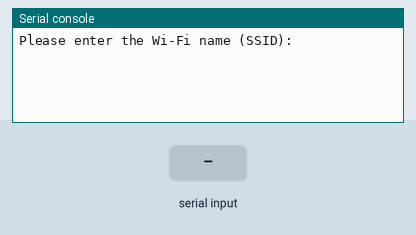
Recording of a program running on a simulated MicroPython board. Shown: the last lines printed to the serial console. The inputs (shaded band) are chosen by the test bench. Files the program writes start out absent. At 2.8 s the program stops and its outputs stay as they are.

Above: at 1.2 s.
1.3 s: "1" typed at the serial console, then Enter
At 2.4 s:
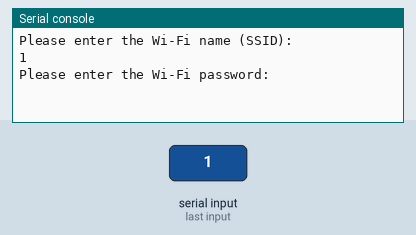
2.8 s: "0" typed at the serial console, then Enter
At 3.5 s:
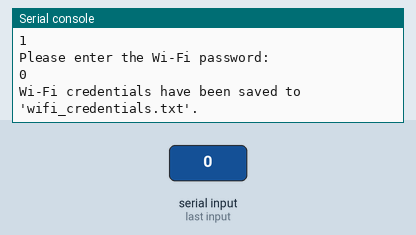

Measured:
- after the input at 1.3 s, the serial console: prints a new line at once (image 1)
- after the input at 2.8 s, the serial console: prints a new line at once (image 2)

The program:

generate_wifi_credentials.py
```python
# (licence header left out)
import ubinascii

def save_wifi_credentials():
    """
    Prompts the user to enter the Wi-Fi name (SSID) and password.
    The password is then base64 encoded for basic obfuscation before being
    saved along with the SSID to a file named 'wifi_credentials.txt'.
    """

    ssid = input("Please enter the Wi-Fi name (SSID): ")
    password = input("Please enter the Wi-Fi password: ")

    encoded_password = ubinascii.b2a_base64(password.encode('utf-8')).decode('utf-8').strip()

    # Save Wi-Fi name and the base64-encoded password to a file.
    with open('wifi_credentials.txt', 'w') as f:
        f.write(f"SSID: {ssid}\n") # Write the SSID followed by a newline
        f.write(f"Password: {encoded_password}") # Write the encoded password

    print("Wi-Fi credentials have been saved to 'wifi_credentials.txt'.")

save_wifi_credentials()
```
